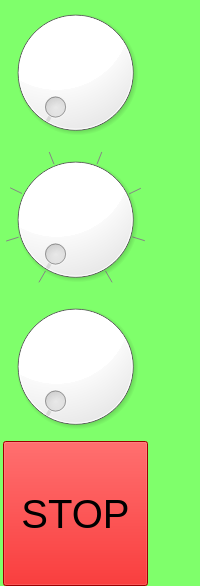
       <widget class="QWidget" name="widget_9" native="true">
        <property name="styleSheet">
         <string notr="true">background-color: rgb(127, 255, 107);</string>
        </property>
        <layout class="QVBoxLayout" name="verticalLayout">
         <property name="spacing">
          <number>2</number>
         </property>
         <property name="leftMargin">
          <number>3</number>
         </property>
         <property name="topMargin">
          <number>0</number>
         </property>
         <property name="rightMargin">
          <number>0</number>
         </property>
         <property name="bottomMargin">
          <number>0</number>
         </property>
         <item>
          <widget class="QDial" name="dial_5">
           <property name="minimumSize">
            <size>
             <width>145</width>
             <height>145</height>
            </size>
           </property>
           <property name="maximumSize">
            <size>
             <width>145</width>
             <height>145</height>
            </size>
           </property>
           <property name="font">
            <font>
             <weight>50</weight>
             <bold>false</bold>
            </font>
           </property>
           <property name="styleSheet">
            <string notr="true">background-color: rgb(255, 255, 255);</string>
           </property>
           <property name="notchesVisible">
            <bool>false</bool>
           </property>
          </widget>
         </item>
         <item>
          <widget class="QDial" name="dial_4">
           <property name="minimumSize">
            <size>
             <width>145</width>
             <height>145</height>
            </size>
           </property>
           <property name="maximumSize">
            <size>
             <width>145</width>
             <height>145</height>
            </size>
           </property>
           <property name="styleSheet">
            <string notr="true">background-color: rgb(255, 255, 255);</string>
           </property>
           <property name="minimum">
            <number>50</number>
           </property>
           <property name="maximum">
            <number>120</number>
           </property>
           <property name="singleStep">
            <number>10</number>
           </property>
           <property name="invertedAppearance">
            <bool>false</bool>
           </property>
           <property name="invertedControls">
            <bool>false</bool>
           </property>
           <property name="wrapping">
            <bool>false</bool>
           </property>
           <property name="notchTarget">
            <double>10.000000000000000</double>
           </property>
           <property name="notchesVisible">
            <bool>true</bool>
           </property>
          </widget>
         </item>
         <item>
          <widget class="QDial" name="dial_3">
           <property name="minimumSize">
            <size>
             <width>145</width>
             <height>145</height>
            </size>
           </property>
           <property name="maximumSize">
            <size>
             <width>145</width>
             <height>145</height>
            </size>
           </property>
           <property name="styleSheet">
            <string notr="true">background-color: rgb(255, 255, 255);</string>
           </property>
          </widget>
         </item>
         <item>
          <widget class="QPushButton" name="Btn_Emergency_STOP">
           <property name="minimumSize">
            <size>
             <width>145</width>
             <height>145</height>
            </size>
           </property>
           <property name="maximumSize">
            <size>
             <width>145</width>
             <height>145</height>
            </size>
           </property>
           <property name="font">
            <font>
             <pointsize>30</pointsize>
            </font>
           </property>
           <property name="styleSheet">
            <string notr="true">background-color: rgb(217, 0, 0);</string>
           </property>
           <property name="text">
            <string>STOP</string>
           </property>
           <property name="checkable">
            <bool>true</bool>
           </property>
          </widget>
         </item>
        </layout>
       </widget>
